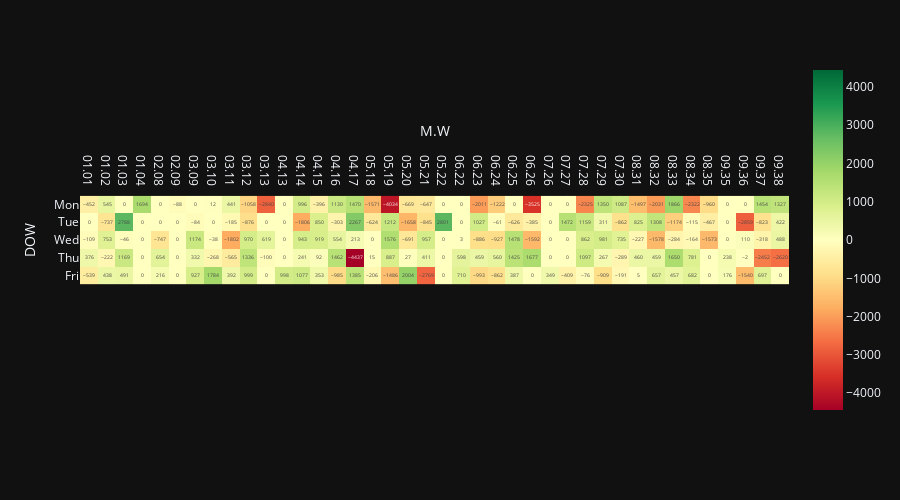

The code cell stored with this chart in its notebook:
### Code cell
heatmap3_year_view(df_year,'Year_alt2')

### Figure 1 — Plotly figure (JSON) as saved in the notebook; plotly's stock layout.template omitted (floating-point values rounded to 4 significant figures; data arrays with more than 128 entries replaced by an {"elided": "..."} marker saying what was removed)
{"data": [{"coloraxis": "coloraxis", "hovertemplate": "M.W: %{x}<br>DOW: %{y}<br>color: %{z}<extra></extra>", "name": "0", "texttemplate": "%{z}", "type": "heatmap", "x": ["01.01", "01.02", "01.03", "01.04", "02.08", "02.09", "03.09", "03.10", "03.11", "03.12", "03.13", "04.13", "04.14", "04.15", "04.16", "04.17", "05.18", "05.19", "05.20", "05.21", "05.22", "06.22", "06.23", "06.24", "06.25", "06.26", "07.26", "07.27", "07.28", "07.29", "07.30", "08.31", "08.32", "08.33", "08.34", "08.35", "09.35", "09.36", "09.37", "09.38"], "xaxis": "x", "y": ["Mon", "Tue", "Wed", "Thu", "Fri"], "yaxis": "y", "z": {"elided": "5x40 int values"}}], "layout": {"coloraxis": {"cmid": 0, "colorscale": [[0, "rgb(165,0,38)"], [0.1, "rgb(215,48,39)"], [0.2, "rgb(244,109,67)"], [0.3, "rgb(253,174,97)"], [0.4, "rgb(254,224,139)"], [0.5, "rgb(255,255,191)"], [0.6, "rgb(217,239,139)"], [0.7, "rgb(166,217,106)"], [0.8, "rgb(102,189,99)"], [0.9, "rgb(26,152,80)"], [1, "rgb(0,104,55)"]]}, "height": 500, "margin": {"t": 60}, "xaxis": {"anchor": "y", "constrain": "domain", "domain": [0, 1], "scaleanchor": "y", "side": "top", "title": {"text": "M.W"}}, "yaxis": {"anchor": "x", "autorange": "reversed", "constrain": "domain", "domain": [0, 1], "title": {"text": "DOW"}}}}
